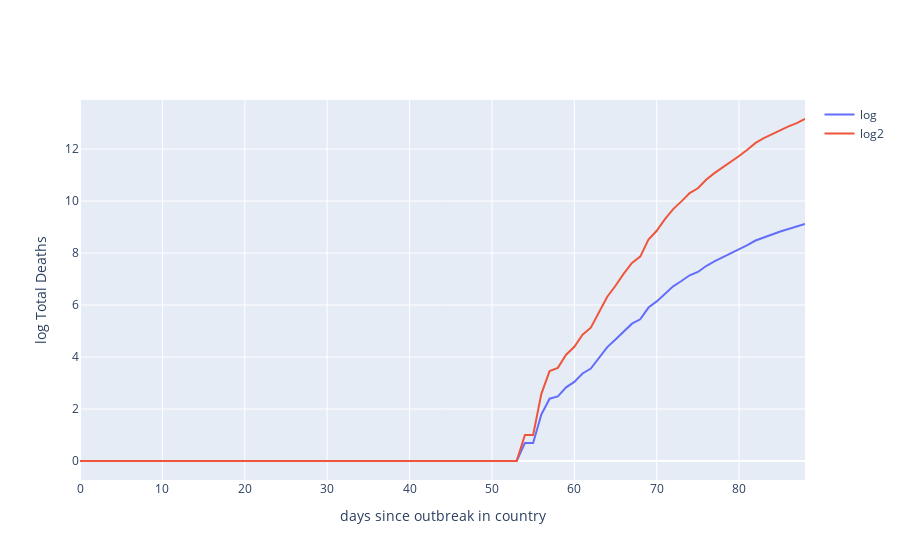

Notebook source saved alongside this figure:
### Code cell
country = 'Italy'
dates = list(full_set.loc[full_set['location'] == country]['date'])
x = [(day - dates[0]).days for day in dates]

total_deaths = full_set.loc[full_set['location'] == country]['total_deaths']
log_deaths = []
log2_deaths = []
for item in total_deaths:
    if item ==0:
        log_deaths.append(0)
        log2_deaths.append(0)
    else:
        log_deaths.append(math.log(item))
        log2_deaths.append(math.log2(item))
        
trace1 = go.Scatter(x=x,
        y=log_deaths,
        name = 'log',
        )

trace2 = go.Scatter(x=x,
        y=log2_deaths,
        name = 'log2',
        )

Layout = go.Layout(xaxis=dict(showgrid=True, zeroline=True, showticklabels=True),
                   yaxis=dict(showgrid=True, zeroline=True, showticklabels=True),
                   xaxis_title="days since outbreak in country",
                   yaxis_title=" log Total Deaths",
                    )

fig = go.Figure(data=[trace1, trace2], layout=Layout)
fig

### Figure 1 — Plotly figure (JSON) as saved in the notebook; plotly's stock layout.template omitted (floating-point values rounded to 4 significant figures)
{"data": [{"name": "log", "type": "scatter", "x": [0, 1, 2, 3, 4, 5, 6, 7, 8, 9, 10, 11, 12, 13, 14, 15, 16, 17, 18, 19, 20, 21, 22, 23, 24, 25, 26, 27, 28, 29, 30, 31, 32, 33, 34, 35, 36, 37, 38, 39, 40, 41, 42, 43, 44, 45, 46, 47, 48, 49, 50, 51, 52, 53, 54, 55, 56, 57, 58, 59, 60, 61, 62, 63, 64, 65, 66, 67, 68, 69, 70, 71, 72, 73, 74, 75, 76, 77, 78, 79, 80, 81, 82, 83, 84, 85, 86, 87, 88], "y": [0, 0, 0, 0, 0, 0, 0, 0, 0, 0, 0, 0, 0, 0, 0, 0, 0, 0, 0, 0, 0, 0, 0, 0, 0, 0, 0, 0, 0, 0, 0, 0, 0, 0, 0, 0, 0, 0, 0, 0, 0, 0, 0, 0, 0, 0, 0, 0, 0, 0, 0, 0, 0, 0, 0.6931, 0.6931, 1.792, 2.398, 2.485, 2.833, 3.045, 3.367, 3.555, 3.951, 4.382, 4.673, 4.997, 5.283, 5.451, 5.903, 6.14, 6.447, 6.718, 6.924, 7.145, 7.273, 7.502, 7.677, 7.826, 7.999, 8.134, 8.302, 8.482, 8.608, 8.712, 8.828, 8.923, 9.008, 9.12]}, {"name": "log2", "type": "scatter", "x": [0, 1, 2, 3, 4, 5, 6, 7, 8, 9, 10, 11, 12, 13, 14, 15, 16, 17, 18, 19, 20, 21, 22, 23, 24, 25, 26, 27, 28, 29, 30, 31, 32, 33, 34, 35, 36, 37, 38, 39, 40, 41, 42, 43, 44, 45, 46, 47, 48, 49, 50, 51, 52, 53, 54, 55, 56, 57, 58, 59, 60, 61, 62, 63, 64, 65, 66, 67, 68, 69, 70, 71, 72, 73, 74, 75, 76, 77, 78, 79, 80, 81, 82, 83, 84, 85, 86, 87, 88], "y": [0, 0, 0, 0, 0, 0, 0, 0, 0, 0, 0, 0, 0, 0, 0, 0, 0, 0, 0, 0, 0, 0, 0, 0, 0, 0, 0, 0, 0, 0, 0, 0, 0, 0, 0, 0, 0, 0, 0, 0, 0, 0, 0, 0, 0, 0, 0, 0, 0, 0, 0, 0, 0, 0, 1, 1, 2.585, 3.459, 3.585, 4.087, 4.392, 4.858, 5.129, 5.7, 6.322, 6.741, 7.209, 7.622, 7.864, 8.516, 8.858, 9.301, 9.692, 9.989, 10.31, 10.49, 10.82, 11.08, 11.29, 11.54, 11.73, 11.98, 12.24, 12.42, 12.57, 12.74, 12.87, 13.0, 13.16]}], "layout": {"xaxis": {"showgrid": true, "showticklabels": true, "title": {"text": "days since outbreak in country"}, "zeroline": true}, "yaxis": {"showgrid": true, "showticklabels": true, "title": {"text": " log Total Deaths"}, "zeroline": true}}}
